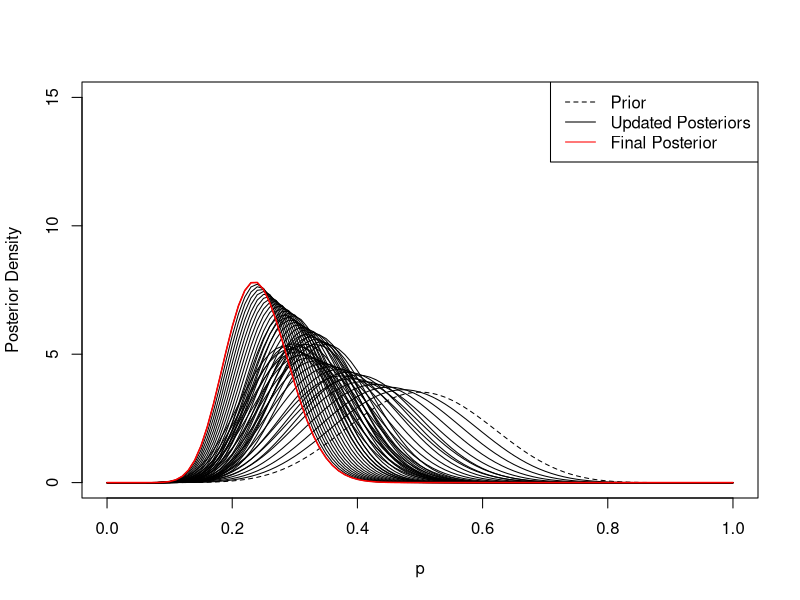

Generate this figure with R:
sim_bayes<-function(p=0.5,N=10,y_lim=15,prior_a=1,prior_b=1)
{
  success<-0
  curve(dbeta(x,prior_a,prior_b),xlim=c(0,1),ylim=c(0,y_lim),xlab='p',ylab='Posterior Density',lty=2)
  legend('topright',legend=c('Prior','Updated Posteriors','Final Posterior'),lty=c(2,1,1),col=c('black','black','red'))
  for(i in 1:N)
  {
    if(runif(1,0,1)<=p)
      success<-success+1
    
    curve(dbeta(x,success+prior_a,(i-success)+prior_b),add=TRUE)
    print(paste(success,"successes and ",i-success," failures"))
  }
  curve(dbeta(x,success+prior_a,(i-success)+prior_b),add=TRUE,col='red',lwd=1.5)
}

sim_bayes(p=0.2, N=50,prior_a=10,prior_b=10)